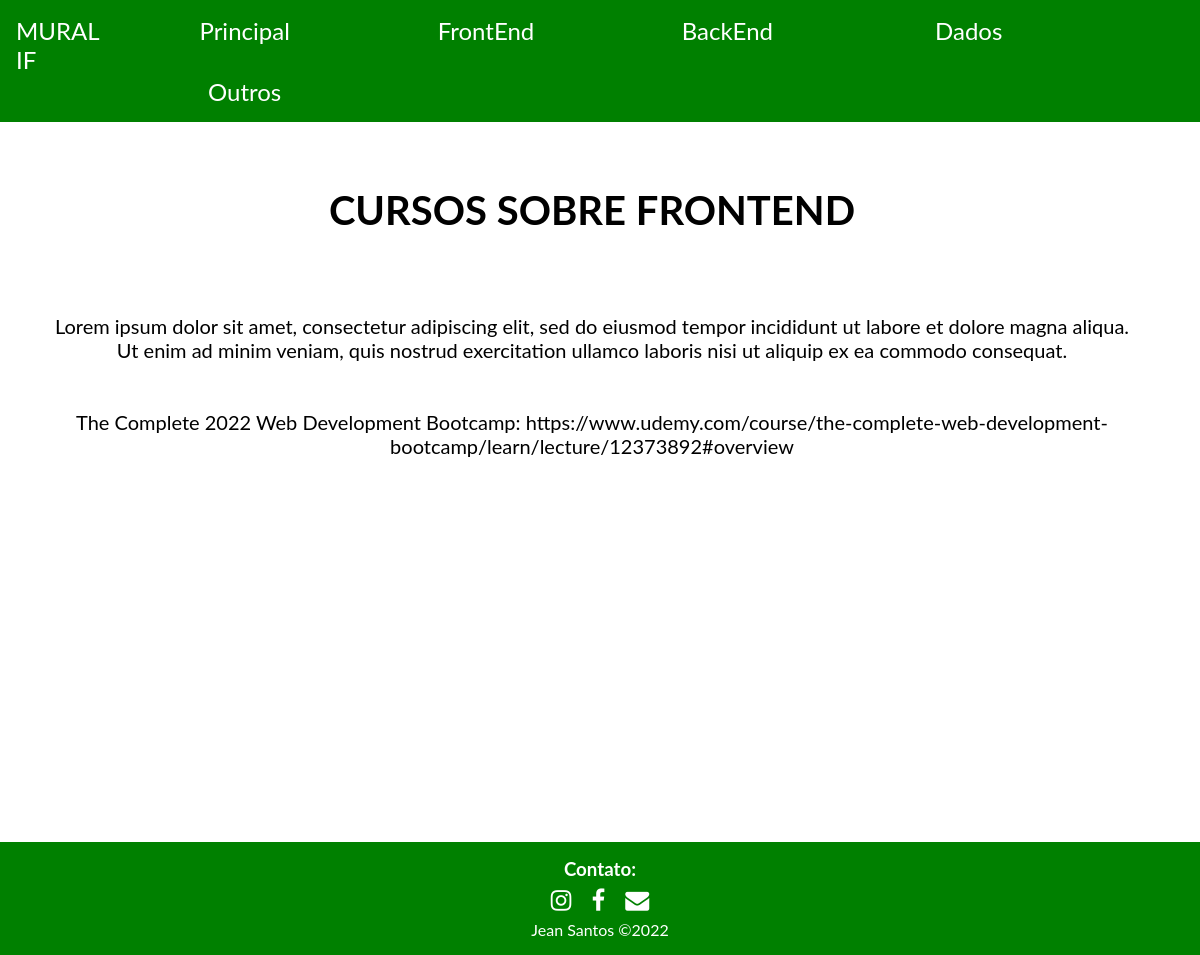
Page /frontend.php on the committed database.
### tables this page shows
CREATE TABLE IF NOT EXISTS `cursos` (
  `id` int(11) NOT NULL AUTO_INCREMENT,
  `nome` varchar(140) NOT NULL,
  `curso` varchar(280) NOT NULL,
  `tipo` int(11) NOT NULL,
  PRIMARY KEY (`id`)
);

### curso.php (called while the page is built, shortened)
<?php
 function retornaCurso() {
	$sql = "SELECT * FROM cursos ORDER BY nome";
	$conexao = abreConexao();
	$resultado = $conexao->query($sql);
	if (mysqli_num_rows($resultado) > 0) {
		 while ($row = mysqli_fetch_array($resultado)) {
			  $curso[] = $row;
		 }
		 return $curso;
	} else {
		 return null;
	} }
?>

### frontend.php (the view, shortened to what this page needs)
<!DOCTYPE html>
<html lang="pt-BR">
<head>
    <link rel="stylesheet" href="css/style.css">
    <link rel="stylesheet" href="https://cdnjs.cloudflare.com/ajax/libs/font-awesome/4.7.0/css/font-awesome.min.css">
</head>
<body>
    <header>
        <a class="logo">MURAL IF</a>
        <nav>
            <ul id="menu">
                <li><a href="index.html">Principal</a></li>
                <li><a href="frontend.php">FrontEnd</a></li>
                <li><a href="backend.php">BackEnd</a></li>
                <li><a href="dados.php">Dados</a></li>
                <li><a href="outros.php">Outros</a></li>
            </ul>
        </nav>
    </header>
    <main>
        <div class="principal">
            <h1>CURSOS SOBRE FRONTEND</h1>
            <p class="paragrafo-principal">Lorem ipsum dolor sit amet, consectetur adipiscing elit, sed do eiusmod tempor incididunt ut labore et dolore magna aliqua. Ut enim ad minim veniam, quis nostrud exercitation ullamco laboris nisi ut aliquip ex ea commodo consequat.</p>
            <div>
                <?php include_once("curso.php");
                $vetcursos = retornaCurso();
                if ($vetcursos != null) {
                    foreach ($vetcursos as $cursos) {
                        $nome = $cursos['nome'];
                        $link = $cursos['curso'];
                        $tipo = $cursos['tipo'];
                        if ($tipo == 1)
                            echo ($nome . ": " . $link . "<br><br>");
                    }
                }
                else {
                    echo ("Nenhum registro encontrado!");
                }
                ?>
            </div>
        </div>
    </main>
    <footer>
        <div class="rodape">
            <h3>Contato:</h3>
            <a href="https://www.instagram.com/accounts/login/?next=/ifsuldeminascampuspassos/"><i class="fa fa-instagram" style="font-size:24px"></i></a>
            <a href="https://pt-br.facebook.com/campuspassos/"><i class="fa fa-facebook" style="font-size:24px"></i></a>
            <a href="mailto:administrador@xilique.com"><i class="fa fa-envelope" style="font-size:24px"></i></a>
            <p>Jean Santos ©2022</p>
        </div>
    </footer>
</body>
</html>

### css/style.css (style rules this page uses)
:root { --blue: green; --yellow: rgb(143, 211, 41); --lightyellow: white; }
* { margin: 0; padding: 0; box-sizing: border-box; list-style: none; text-decoration: none; font-family: 'Lato', sans-serif; }
header { position: flex; color: var(--lightyellow); display: flex; justify-content: space-between; min-height: 2rem; font-size: 1.5rem; background-color: var(--blue); }
.logo { padding: 1rem; }
#menu li { text-align: center; display: inline; }
#menu li a { padding: 1rem 0; margin-left: -0.3rem; width: 15rem; color: var(--lightyellow); display: inline-block; transition: 0.75s; }
main { display: flex; text-align: center; min-height: 90vh; padding: 1rem 1rem 0rem 0rem; justify-content: center; font-size: 20px; }
.principal { padding: 1rem 1rem; margin: 2rem 1rem; }
.principal h1 { padding-bottom: 2rem; }
.principal p { padding: 3rem 1rem; }
footer { position: flex; text-align: center; bottom: 0; }
.rodape { color: var(--lightyellow); background-color: var(--blue); padding: 1rem; }
.fa { color: var(--lightyellow); padding: 0.5rem; }

### rows in the picture
cursos: nome "The Complete 2022 Web Development Bootcamp", curso "https://www.udemy.com/course/the-complete-web-development-bootcamp/learn/lecture/12373892#overview"
